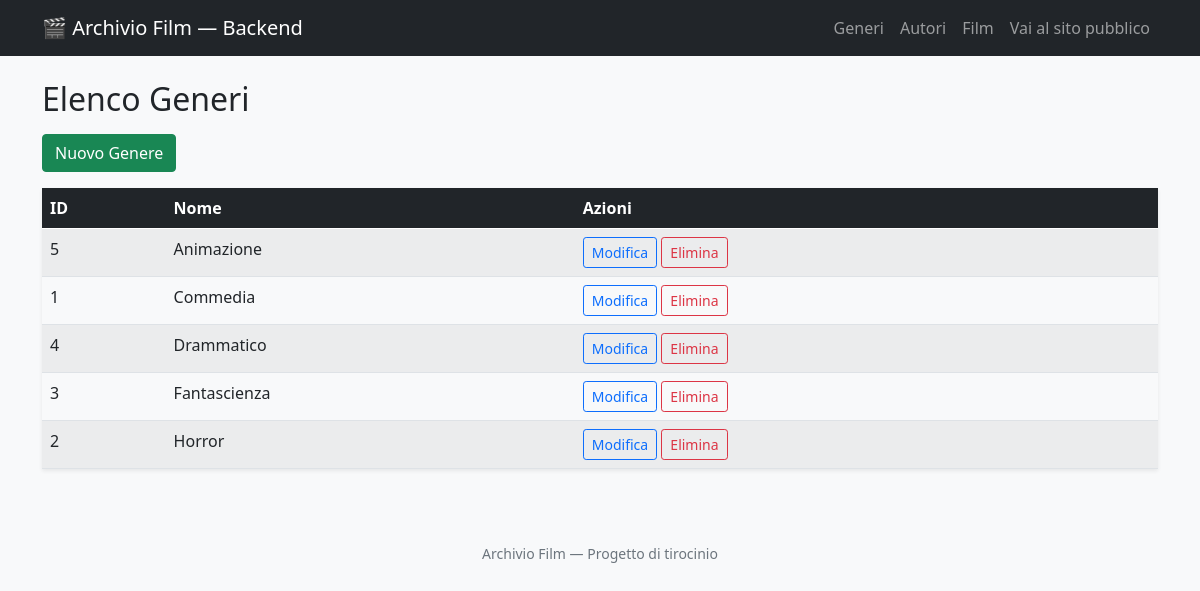
Page /backend/generi/elenco.php on the committed database.
### tables this page shows
CREATE TABLE generi (
  id_genere INT AUTO_INCREMENT PRIMARY KEY,
  nome VARCHAR(50) NOT NULL UNIQUE
);

### backend/generi/elenco.php (the view)
<?php
require "../../config/db.php";
require "../../includes/header.php";
$sql = "SELECT id_genere, nome FROM generi ORDER BY nome";
$risultato = mysqli_query($conn, $sql);
?>
<h2 class="mb-3">Elenco Generi</h2>
<a href="nuovo.php" class="btn btn-success mb-3">Nuovo Genere</a>
<table class="table table-striped table-hover bg white shadow-sm">
    <thead class="table-dark">
        <tr>
            <th>ID</th>
            <th>Nome</th>
            <th>Azioni</th>
        </tr>
    </thead>
    <tbody>
        <?php while ($riga = mysqli_fetch_assoc($risultato)): ?>
        <tr>
            <td><?= htmlspecialchars($riga['id_genere'])?></td>
            <td><?= htmlspecialchars($riga['nome']) ?></td>
            <td>
                <a href="modifica.php?id=<?= $riga['id_genere'] ?>" class="btn btn-sm btn-outline-primary">Modifica</a>
                <a href="elimina.php?id=<?= $riga['id_genere'] ?>" class="btn btn-sm btn-outline-danger">Elimina</a>
            </td>
        </tr>
        <?php endwhile; ?>
    </tbody>
</table>
<?php require "../../includes/footer.php"; ?>

### rows in the picture
generi: id_genere "5", nome "Animazione"
generi: id_genere "1", nome "Commedia"
generi: id_genere "4", nome "Drammatico"
generi: id_genere "3", nome "Fantascienza"
generi: id_genere "2", nome "Horror"
